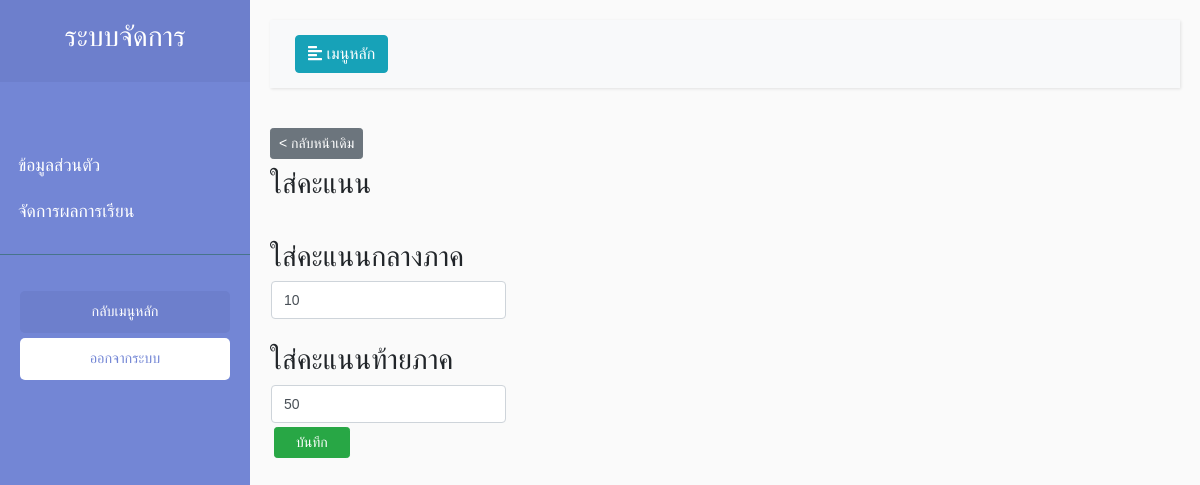
Before: /view/setScore/SetScore.php?STD_ID=60122660101&mid=10&fin=50 (signed in) with the older database file.
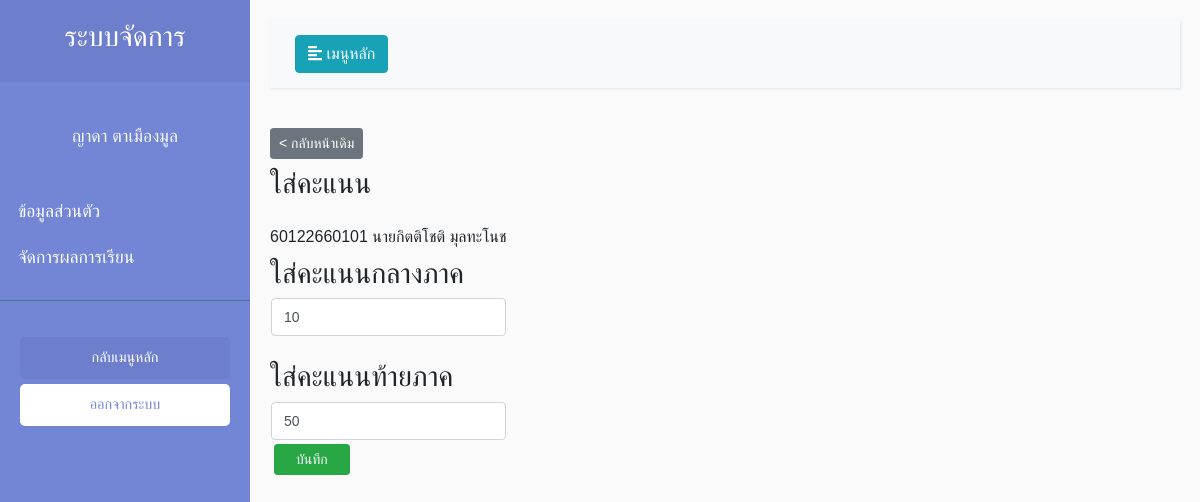
After: the same page with the newer database file.
### tables this page shows
CREATE TABLE `teacher_tb` (
  `tc_id` int(11) NOT NULL,
  `tc_code` varchar(255) NOT NULL,
  `tc_name` varchar(255) NOT NULL,
  `tc_idCard` varchar(255) NOT NULL,
  `tc_email` varchar(255) NOT NULL,
  `tc_date` date NOT NULL
);

CREATE TABLE `student_tb` (
  `std_id` int(11) NOT NULL,
  `std_code` varchar(255) NOT NULL,
  `std_name` varchar(255) NOT NULL
);

### view/setScore/SetScore.php (the view, shortened to what this page needs)
<?php
include('../../model/connect.php');
    $checkCodeStr = substr($_SESSION['id'],0,5);
    $sql ="SELECT * FROM `teacher_tb`
    INNER JOIN course_tb
    ON teacher_tb.tc_code = course_tb.Teach_code
    WHERE teacher_tb.tc_code = '".$checkCodeStr."'";
    $query = $conn->query($sql);
    $result = $query -> FETCH_ASSOC();
    $name = $result['tc_name'];
$sqlcheck = "SELECT * FROM `student_tb`
             WHERE `std_code` ='".$_SESSION['STD_ID']."'";
$querycheck = $conn->query($sqlcheck);
$resultcheck = $querycheck->FETCH_ASSOC();
?>
<!DOCTYPE html>
<html>
<head>
    <link rel="stylesheet" href="https://stackpath.bootstrapcdn.com/bootstrap/4.1.0/css/bootstrap.min.css"
>
    <link rel="stylesheet" href="../../style/Style.css">
</head>
<body class="setfont">
    <div class="wrapper">
        <nav id="sidebar">
            <div class="sidebar-header">
                <h3 class="text-center">ระบบจัดการ</h3>
            </div>
            <p class="text-center text-light mt-3 setfont"><?php echo $name; ?> </p>
            <ul class="list-unstyled components pl-2">
            <?php if($_SESSION['Type_id'] == 1){ ?>
                <li>
                    <a href="">ข้อมูลส่วนตัว</a>
                </li>
                <li>
                    <a href="../managerPersonnel/ManagerPersonnel.php">จัดการบุคลากร</a>
                </li>
                <li>
                    <a href="../managerSubject/ManagerSubject.php">จัดการรายวิชา</a>
                </li>
                <li>
                    <a href="../managerProgram/ManagerProgram.php">จัดการแผนการสอน</a>
                </li>
            <?php } else{?>
                <li>
                    <a href="../main/Main.php">ข้อมูลส่วนตัว</a>
                </li>
                <li>
                    <a href=" ">จัดการผลการเรียน</a>
                </li>
            <?php } ?>
            </ul>
            <ul class="list-unstyled CTAs">
                <li>
                    <a href="../../index.php" class="article">กลับเมนูหลัก</a>
                </li>
                <li>
                    <a href="../../control/logout/Logout.php" class="download">ออกจากระบบ</a>
                </li>
            </ul>
        </nav>
        <div id="content">
<nav class="navbar navbar-expand-lg navbar-light bg-light">
    <div class="container-fluid">
        <button type="button" id="sidebarCollapse" class="btn btn-info">
            <i class="fas fa-align-left"></i>
            <span>เมนูหลัก</span>
        </button>
    </div>
</nav>
<a class="btn btn-sm btn-secondary mb-2" href="./ManagerGrade.php?SJ_ID=<?php echo $_SESSION['SJ_ID']; ?> "> < กลับหน้าเดิม</a>
<h3>ใส่คะแนน</h3>
<label for="txtscore" class="mt-3"><?php echo $resultcheck['std_code']." ".$resultcheck['std_name'] ?></label>
<br>
<form action="../../control/grade/Addscore.php" method="POST">
<h3>ใส่คะแนนกลางภาค</h3>
<div class="row ">
<input class="form-control col-form-label col-form-label-sm col-3 ml-3 " name="txtmid" id="txtmid" placeholder="คะแนนกลางภาค"
pattern="^[0-9\s]+$.{0,2}"title="Must be score only from 1-100"
<?php if($_GET['mid']){ ?> value="<?php echo $_GET['mid']; ?>" <?php } ?> required autofocus>
</div>
<br>
<h3>ใส่คะแนนท้ายภาค</h3>
<div class="row ">
<input class="form-control col-form-label col-form-label-sm col-3 ml-3 " name="txtfinal" id="txtfinal" placeholder="คะแนนท้ายภาค"
pattern="^[0-9\s]+$.{0,2}"title="Must be score only from 1-100"
<?php if($_GET['fin']){ ?> value="<?php echo $_GET['fin']; ?>" <?php } ?> required autofocus>
</div>
<button class="btn btn-success btn-sm m-1 col-1">บันทึก</button>
</form>
</div>
</body>
</html>

Changed rows visible on the page:
now on this page (row edited): teacher_tb: tc_name "ญาดา ตาเมืองมูล"
added student_tb: std_code "60122660101", std_name "นายกิตติโชติ มุลทะโนช"
